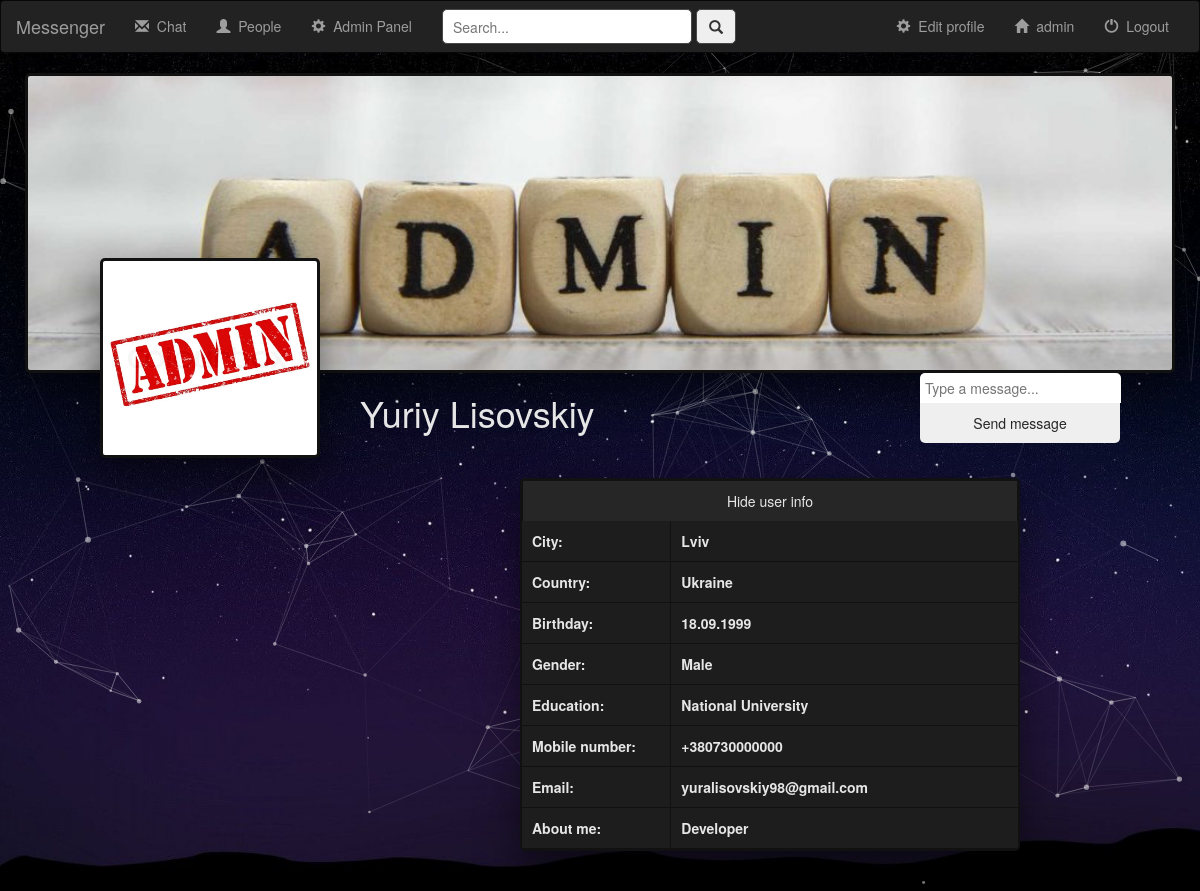
/messenger/profile/ (signed in), run on the app's committed database.
### chat/models.py (models this page shows)
class UserProfile(User):
    user_logo = models.ImageField(default='logo_none.png')
    user_background_photo = models.ImageField(default='background_none.png')
    user_gender = models.CharField(default="", max_length=6)
    user_birthday_day = models.IntegerField(default=0)
    user_birthday_month = models.CharField(default="", max_length=30)
    user_birthday_year = models.IntegerField(default=0)
    user_country = models.CharField(default="", max_length=30)
    user_city = models.CharField(default="", max_length=50)
    user_mobile_number = models.CharField(default="", max_length=10)
    user_about_me = models.CharField(default="", max_length=999999)
    user_education = models.CharField(default="", max_length=100)

### chat/views.py (the view, shortened to what this page needs)
class Profile(APIView):
    def get(self, request):
        if not request.user.is_authenticated:
            return redirect('login_user')
        user_profile = UserProfile.objects.get(username=request.user.username)
        user_logos = PhotoLogo.objects.filter(owner__username=request.user.username)
        user_backgrounds = PhotoBackground.objects.filter(owner__username=request.user.username)
        return render(request, "chat/user_profile.html", {
            'user_profile': user_profile,
            'user_logos': user_logos,
            'user_backgrounds': user_backgrounds
        })

### chat/templates/chat/user_profile.html (shortened to what this page needs)
<!DOCTYPE html>
<html lang="en">
<head>
    {% extends 'chat/base.html' %}
    {% load static %}
    {% block body %}
        <link rel="stylesheet" href="{% static 'chat/css/user_profile.css' %}">
        {% if user_profile.username == user.username %}
            <link rel="stylesheet" href="{% static 'chat/css/popup.css' %}">
        {% endif %}
        <div class="container">
            <div class="user-profile">
                {% if user_profile.user_background_photo %}
                    <div class="photo-bg" style="background-image: url({{ user_profile.user_background_photo.url }});">
                    </div>
                {% endif %}
                {% if user_profile.user_logo %}
                    <div class="photo-logo" style="background-image: url({{ user_profile.user_logo.url }});">
                    </div>
                {% endif %}
                <div class="user-profile-text">
                    <h1 class="user-profile-name">{{ user_profile.first_name }} {{ user_profile.last_name }}</h1>
                </div>
                <form name="create-chat-room">
                    <textarea id="msg-area" class="msg-area" placeholder="Type a message..."></textarea>
                    <input name="{{ user.id }} {{ user_profile.id }}" id="send-message-btn" class="send-message-btn" type="submit" value="Send message">
                </form>
            </div>
        </div>
        <div id="user-profile-info" class="user-profile-info">
            <input class="hide-show-btn" id="hide-show-user-profile-info" type="button" value="Hide user info">
            <div class="content">
                <table>
                    {% if user_profile.user_city %}
                    <tr>
                        <th>City:</th>
                        <th>{{ user_profile.user_city }}</th>
                    </tr>
                    {% endif %}
                    {% if user_profile.user_country %}
                    <tr>
                        <th>Country:</th>
                        <th>{{ user_profile.user_country }}</th>
                    </tr>
                    {% endif %}
                    {% if user_profile.user_birthday_day != 0 and user_profile.user_birthday_month %}
                    <tr>
                        <th>Birthday:</th>
                        <th>
                            {{ user_profile.user_birthday_day }}.{{ user_profile.user_birthday_month }}.{{ user_profile.user_birthday_year }}
                        </th>
                    </tr>
                    {% endif %}
                    {% if user_profile.user_gender %}
                    <tr>
                        <th>Gender:</th>
                        <th>{{ user_profile.user_gender }}</th>
                    </tr>
                    {% endif %}
                    {% if user_profile.user_education %}
                    <tr>
                        <th>Education:</th>
                        <th>{{ user_profile.user_education }}</th>
                    </tr>
                    {% endif %}
                    {% if user_profile.user_mobile_number %}
                    <tr>
                        <th>Mobile number:</th>
                        <th>+38{{ user_profile.user_mobile_number }}</th>
                    </tr>
                    {% endif %}
                    {% if user_profile.email %}
                    <tr>
                        <th>Email:</th>
                        <th>{{ user_profile.email }}</th>
                    </tr>
                    {% endif %}
                    {% if user_profile.user_about_me %}
                    <tr>
                        <th>About me:</th>
                        <th>{{ user_profile.user_about_me }}</th>
                    </tr>
                    {% endif %}
                </table>
            </div>
        </div>
    {% endblock %}

### chat/templates/chat/base.html (shortened to what this page needs)
<!DOCTYPE html>
<html lang="en">
<head>
    {% load static %}
    <link rel="stylesheet" type="text/css" href="https://maxcdn.bootstrapcdn.com/bootstrap/3.3.7/css/bootstrap.min.css" />
    <link rel="stylesheet" type="text/css" href="{% static 'chat/css/base.css' %}" />
</head>
<body>
    <div id="particles-js"></div>
    <div id="page-wrapper">
        <nav class="navbar navbar-inverse">
            <div class="container-fluid">
                <div class="navbar-header">
                    <a class="navbar-brand" href="{% url 'index' %}">Messenger</a>
                </div>
                {% if request.user.is_active %}
                    <div id="navbar" class="navbar-collapse collapse">
                        <ul class="nav navbar-nav">
                            <li class="{% block chat_active %}{% endblock %}">
                                <a href="{% url 'chat' %}">
                                    <span class="glyphicon glyphicon-envelope" aria-hidden="true"></span>&nbsp;
                                    Chat
                                </a>
                            </li>
                        </ul>
                        <ul class="nav navbar-nav">
                            <li class="{% block people_active %}{% endblock %}">
                                <a href="{% url 'people' %}">
                                    <span class="glyphicon glyphicon-user" aria-hidden="true"></span>&nbsp;
                                    People
                                </a>
                            </li>
                        </ul>
                        {% if request.user.is_superuser %}
                            <ul class="nav navbar-nav">
                                <li>
                                    <a target="_blank" href="/admin/">
                                        <span class="glyphicon glyphicon-cog" aria-hidden="true"></span>&nbsp;
                                    Admin Panel
                                    </a>
                                </li>
                            </ul>
                        {% endif %}
                        <div id="panel-search">
                            <div class="navbar-form navbar-left">
                                <input class="panel-search-field" id="panel-search-field" placeholder="Search...">
                                <button class="panel-search-btn" id="panel-search-btn">
                                    <span class="glyphicon glyphicon-search"></span>
                                </button>
                            </div>
                        </div>
                        <ul class="nav navbar-nav navbar-right">
                            <li>
                                <a href="{% url 'logout' %}">
                                    <span class="glyphicon glyphicon-off"></span>&nbsp;
                                    Logout
                                </a>
                            </li>
                        </ul>
                        <ul class="nav navbar-nav navbar-right">
                            <li class="{% block user_profile %}{% endblock %}">
                                <a href="{% url 'user_profile' %}">
                                    <span class="glyphicon glyphicon-home" aria-hidden="true"></span>&nbsp;
                                    {{ user.username }}
                                </a>
                            </li>
                        </ul>
                        <ul class="nav navbar-nav navbar-right">
                            <li class="{% block edit_profile_active %}{% endblock %}">
                                <a href="{% url 'edit_profile' %}">
                                    <span class="glyphicon glyphicon-cog" aria-hidden="true"></span>&nbsp;
                                    Edit profile
                                </a>
                            </li>
                        </ul>
                    </div>
                {% endif %}
            </div>
        </nav>
        {% block body %}{% endblock %}
        <br>
    </div>
</body>
</html>

### chat/static/chat/css/base.css (style rules this page uses)
body, html { background: url("../images/sky.jpg"); background-attachment: fixed; background-size: cover; margin:0; padding:0; overflow-x: hidden; }
html { position: relative; min-height: 100%; }
#particles-js { position: fixed; width: 100%; height: 100%; }
#page-wrapper { position: relative; margin-bottom: 20px; }
.panel-search-field { height: 35px; width: 250px; border-radius: 5px; outline: none; border: 1px solid #484848; padding-left: 10px; }
.panel-search-btn { height: 35px; width: 40px; border-radius: 5px; outline: none; border: 1px solid #484848; }

### chat/static/chat/css/user_profile.css (style rules this page uses)
.container { color: #e6e6e6; max-width: 1180px; width: 100vw; }
.photo-bg { float: left; background: #808080; background-repeat: no-repeat; background-size: cover; background-position: center; -webkit-background-size: cover; -moz-background-size: cover; -o-background-size: cover; border: 3px solid #111111; border-radius: 5px; width: 100vw; height: 50vh; min-height: 150px; max-width: 100%; max-height: 300px; box-shadow: 0 15px 40px rgba(0,0,0,0.5); color: #111111; }
.photo-logo { float: left; background: #D4D4D4; background-repeat: no-repeat; background-size: cover; background-position: center; -webkit-background-size: cover; -moz-background-size: cover; -o-background-size: cover; border: 3px solid #111111; border-radius: 5px; margin: -10% auto 0 75px; width: 20vw; height: 30vh; max-width: 220px; max-height: 200px; min-width: 180px; min-height: 100px; z-index: 2; box-shadow: 0 15px 40px rgba(0,0,0,0.5); color: #111111; }
.user-profile-text { float: left; position: relative; width: 100vw; max-width: 500px; margin: 0 0 auto 40px; }
.send-message-btn { float: left; position: relative; width: 100vw; max-width: 200px; height: 40px; margin: 0 0 auto 60px; color: #262626; border-bottom-left-radius: 5px; border-bottom-right-radius: 5px; border: none; outline: none; }
.user-profile-info { position: relative; background: #1d1d1d; border: 2px solid #111111; width: 100vw; max-width: 500px; min-width: 320px; margin-top: 20px; margin-left: auto; margin-right: 15%; border-radius: 5px; box-shadow: 0 15px 40px rgba(0,0,0,0.5); color: #e6e6e6; }
.content table { width: 100%; }
.content th:first-child { width: 30%; border-right: 1px solid #111111; }
.content th { border-bottom: 1px solid #111111; padding: 10px; max-width: 100px; word-wrap: break-word; }
.hide-show-btn { background: #262626; width: 100%; margin: 0; padding: 10px; border: 1px solid #111111; border-bottom: none; outline: none; }
.msg-area { float: left; position: relative; width: 100vw; max-width: 200.5px; height: 50px; padding: 5px; margin: 0 0 auto 60px; color: #262626; border-top-left-radius: 5px; border-top-right-radius: 5px; border: none; outline: none; resize: none; }
.msg-area:empty { height: 30px; }

### data on the page
UserProfile: user_background_photo (picture), user_logo (picture), user_city "Lviv", user_country "Ukraine", user_birthday_day "18", user_birthday_month "09", user_birthday_year "1999", user_gender "Male", user_education "National University", user_mobile_number "0730000000", user_about_me "Developer"

### other printed values
{{ user.username }} "admin"
{{ user_profile.first_name }} "Yuriy"
{{ user_profile.last_name }} "Lisovskiy"
{{ user_profile.email }} "yuralisovskiy98@gmail.com"
